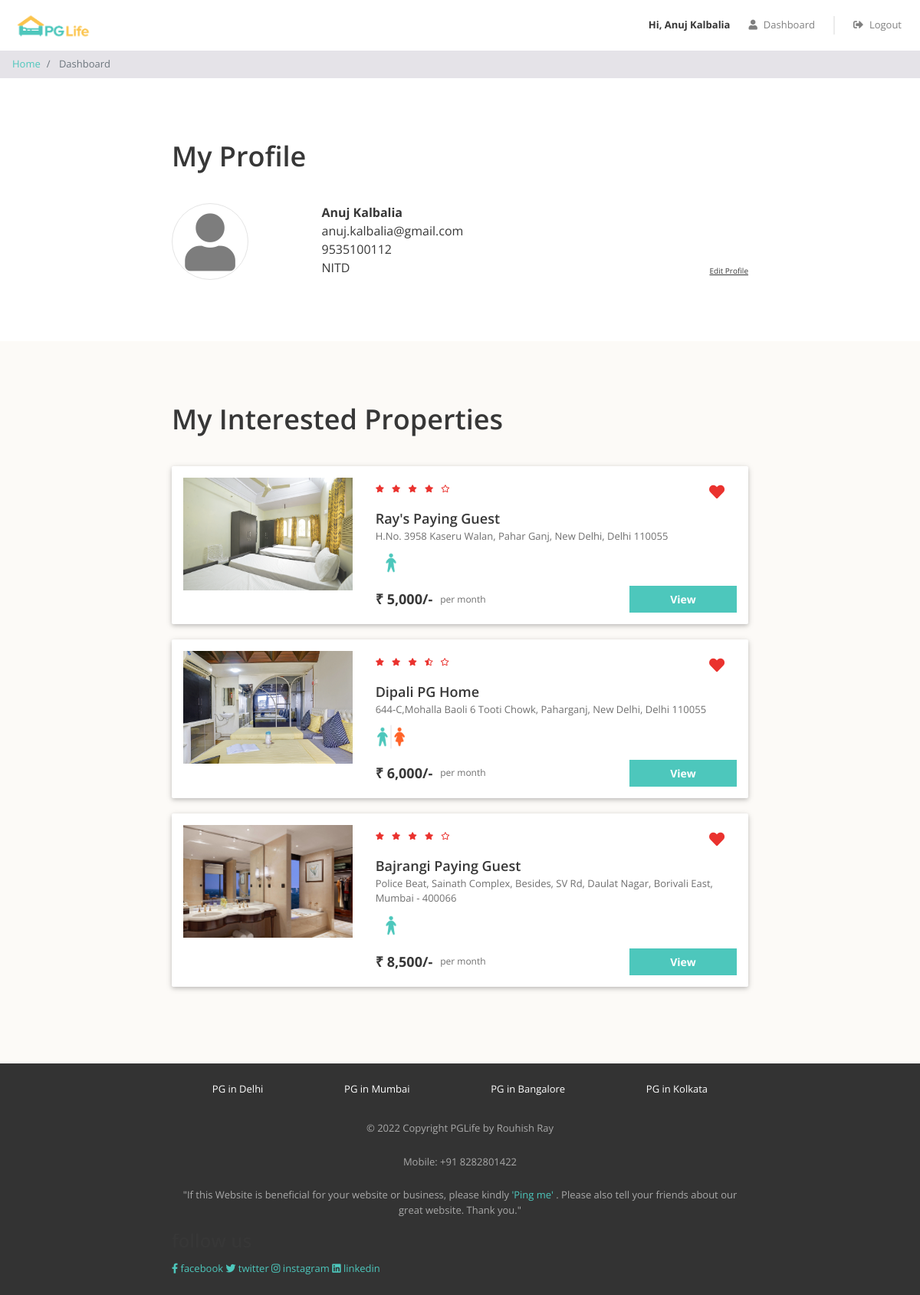
/dashboard.php (signed in), run on the app's committed database.
### tables this page shows
CREATE TABLE `users` (
  `id` int(11) NOT NULL,
  `email` varchar(100) NOT NULL,
  `password` varchar(100) NOT NULL,
  `full_name` varchar(100) NOT NULL,
  `phone` varchar(20) NOT NULL,
  `gender` enum('male','female') NOT NULL,
  `college_name` varchar(100) NOT NULL
);

CREATE TABLE `interested_users_properties` (
  `id` int(11) NOT NULL,
  `user_id` int(11) NOT NULL,
  `property_id` int(11) NOT NULL
);

CREATE TABLE `properties` (
  `id` int(11) NOT NULL,
  `city_id` int(11) NOT NULL,
  `name` varchar(100) NOT NULL,
  `address` varchar(255) NOT NULL,
  `description` longtext NOT NULL,
  `gender` enum('male','female','unisex') NOT NULL,
  `rent` int(11) NOT NULL,
  `rating_clean` float(2,1) NOT NULL,
  `rating_food` float(2,1) NOT NULL,
  `rating_safety` float(2,1) NOT NULL
);

### dashboard.php (the view, shortened to what this page needs)
<?php
require "includes/database_connect.php";
$user_id = $_SESSION['user_id'];
$sql_1 = "SELECT * FROM users WHERE id = $user_id";
$result_1 = mysqli_query($conn, $sql_1);
$user = mysqli_fetch_assoc($result_1);
$sql_2 = "SELECT *
            FROM interested_users_properties iup
            INNER JOIN properties p ON iup.property_id = p.id
            WHERE iup.user_id = $user_id";
$result_2 = mysqli_query($conn, $sql_2);
$interested_properties = mysqli_fetch_all($result_2, MYSQLI_ASSOC);
?>
<!DOCTYPE html>
<html lang="en">
<head>
    <?php
    include "includes/head_links.php";
    ?>
    <link href="css/dashboard.css" rel="stylesheet" />
</head>
<body>
    <?php
    include "includes/header.php";
    ?>
    <nav aria-label="breadcrumb">
        <ol class="breadcrumb py-2">
            <li class="breadcrumb-item">
                <a href="index.php">Home</a>
            </li>
            <li class="breadcrumb-item active" aria-current="page">
                Dashboard
            </li>
        </ol>
    </nav>
    <div class="my-profile page-container">
        <h1>My Profile</h1>
        <div class="row">
            <div class="col-md-3 profile-img-container">
                <i class="fas fa-user profile-img"></i>
            </div>
            <div class="col-md-9">
                <div class="row no-gutters justify-content-between align-items-end">
                    <div class="profile">
                        <div class="name"><?= $user['full_name'] ?></div>
                        <div class="email"><?= $user['email'] ?></div>
                        <div class="phone"><?= $user['phone'] ?></div>
                        <div class="college"><?= $user['college_name'] ?></div>
                    </div>
                    <div class="edit">
                        <div class="edit-profile">Edit Profile</div>
                    </div>
                </div>
            </div>
        </div>
    </div>
    <?php
    if (count($interested_properties) > 0) {
    ?>
        <div class="my-interested-properties">
            <div class="page-container">
                <h1>My Interested Properties</h1>
                <?php
                foreach ($interested_properties as $property) {
                    $property_images = glob("img/properties/" . $property['id'] . "/*");
                ?>
                    <div class="property-card property-id-<?= $property['id'] ?> row">
                        <div class="image-container col-md-4">
                            <img src="<?= $property_images[0] ?>" />
                        </div>
                        <div class="content-container col-md-8">
                            <div class="row no-gutters justify-content-between">
                                <?php
                                $total_rating = ($property['rating_clean'] + $property['rating_food'] + $property['rating_safety']) / 3;
                                $total_rating = round($total_rating, 1);
                                ?>
                                <div class="star-container" title="<?= $total_rating ?>">
                                    <?php
                                    $rating = $total_rating;
                                    for ($i = 0; $i < 5; $i++) {
                                        if ($rating >= $i + 0.8) {
                                    ?>
                                            <i class="fas fa-star"></i>
                                        <?php
                                        } elseif ($rating >= $i + 0.3) {
                                        ?>
                                            <i class="fas fa-star-half-alt"></i>
                                        <?php
                                        } else {
                                        ?>
                                            <i class="far fa-star"></i>
                                    <?php
                                        }
                                    }
                                    ?>
                                </div>
                                <div class="interested-container">
                                    <i class="is-interested-image fas fa-heart" property_id="<?= $property['id'] ?>"></i>
                                </div>
                            </div>
                            <div class="detail-container">
                                <div class="property-name"><?= $property['name'] ?></div>
                                <div class="property-address"><?= $property['address'] ?></div>
                                <div class="property-gender">
                                    <?php
                                    if ($property['gender'] == "male") {
                                    ?>
                                        <img src="img/male.png">
                                    <?php
                                    } elseif ($property['gender'] == "female") {
                                    ?>
                                        <img src="img/female.png">
                                    <?php
                                    } else {
                                    ?>
                                        <img src="img/unisex.png">
                                    <?php
                                    }
                                    ?>
                                </div>
                            </div>
                            <div class="row no-gutters">
                                <div class="rent-container col-6">
                                    <div class="rent">₹ <?= number_format($property['rent']) ?>/-</div>
                                    <div class="rent-unit">per month</div>
                                </div>
                                <div class="button-container col-6">
                                    <a href="property_detail.php?property_id=<?= $property['id'] ?>" class="btn btn-primary">View</a>
                                </div>
                            </div>
                        </div>
                    </div>
                <?php
                }
                ?>
            </div>
        </div>
    <?php
    }
    ?>
    <?php
    include "includes/footer.php";
    ?>
</body>
</html>

### css/common.css (style rules this page uses)
* { box-sizing: border-box; font-family: 'Open Sans', sans-serif; }
body { color: #373737; font-size: 16px; position: relative; }
h1, h2, h3, h4, h5, h6 { font-weight: 600; }
h1 { font-size: 36px; margin-bottom: 40px; }
.btn-primary, .btn-warning, .btn-danger { color: white; font-weight: bold; }
.breadcrumb { background-color: #e5e3e8; font-size: 13px; border-radius: 0px; margin-bottom: 0px; }
.page-container { max-width: 800px; padding: 80px 24px; margin: auto; }

### css/dashboard.css (style rules this page uses)
.profile-img { color: #7d7d7d; font-size: 75px; text-align: center; border: 1px solid #e4e4e4; border-radius: 50%; height: 100px; width: 100px; line-height: 100px; }
.profile .name { font-weight: bold; }
.edit-profile { font-size: 10px; text-decoration: underline; cursor: pointer; }
.my-interested-properties { background-color: #fcfaf7; }
.property-card { background-color: #ffffff; border-radius: 2px; padding: 15px 0px; margin: 20px auto; box-shadow: 0 2px 5px 0 rgba(0, 0, 0, 0.16), 0 2px 10px 0 rgba(0, 0, 0, 0.12); }
.image-container { text-align: center; }
.image-container img { width: 100%; max-width: 300px; }
.star-container i { color: #EA322E; font-size: 10px; margin-right: 6px; }
.interested-container { text-align: center; padding: 8px 16px; }
.interested-container i { color: #EA322E; font-size: 20px; cursor: pointer; }
.detail-container { padding-bottom: 10px; }
.property-name { font-size: 18px; font-weight: 600; }
.property-address { color: #6f6f6f; font-size: 13px; padding-bottom: 5px; }
.property-gender img { width: 40px; }
.rent-container { display: flex; align-items: center; }
.rent { font-size: 18px; font-weight: bold; padding-right: 10px; }
.rent-unit { color: #6f6f6f; font-size: 12px; }
.button-container .btn { font-size: 14px; border-radius: 0px; width: 140px; float: right; }

### data on the page
users: full_name "Anuj Kalbalia", email "anuj.kalbalia@gmail.com", phone "9535100112", college_name "NITD"
interested_users_properties: shows a picture, property.name "Ray's Paying Guest", property.address "H.No. 3958 Kaseru Walan, Pahar Ganj, New Delhi, Delhi 110055", property.rent "5,000"
interested_users_properties: shows a picture, property.name "Dipali PG Home", property.address "644-C,Mohalla Baoli 6 Tooti Chowk, Paharganj, New Delhi, Delhi 110055", property.rent "6,000"
interested_users_properties: shows a picture, property.name "Bajrangi Paying Guest", property.address "Police Beat, Sainath Complex, Besides, SV Rd, Daulat Nagar, Borivali East, Mumbai - 400066", property.rent "8,500"

### other printed values
$_SESSION["full_name"] "Anuj Kalbalia"
